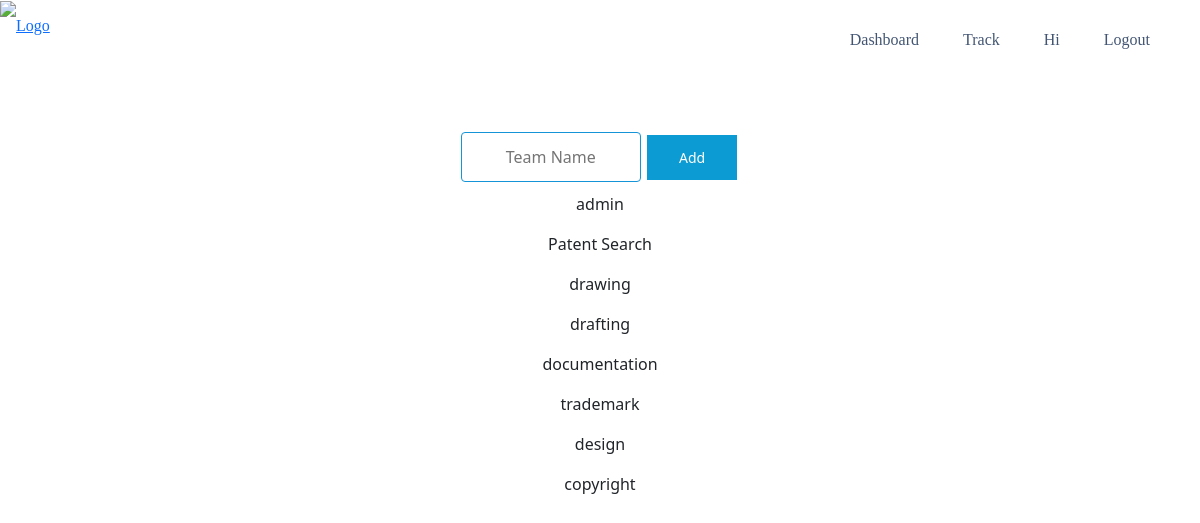
/user/team, run on the app's committed database.
### login/models.py (models this page shows, shortened)
class TeamModels(models.Model):
    team = models.CharField(max_length=30)

### login/views.py (the view)
# urls.py: path('team', views.team, name='user/team'),
def team(r):
    c = models.TeamModels.objects.all()
    if r.method == 'POST':
        team = r.POST['team']
        models.TeamModels(team=team).save()
    return render(r, 'user/team.html', {'c': c})

### templates/user/team.html (shortened to what this page needs)
<!DOCTYPE html>
<html lang="en">
<head>
</head>
<body>
{% include 'navigation/topnavbar.html' %}
<center>
    <br><br>
<form method="post" action="team">
    <input type="text" name="team"  placeholder="Team Name" style="text-align:center;" >
    <button type="submit" class="button">Add</button>
</form>
    {% for i in c %}
    <p style="font-size:16px;">{{i.team}}</p>
    {% endfor %}
</center>
</body>
</html>

### templates/user/team.html (style rules this page uses)
.button { background-color: #0d9bd3; border: none; color: white; padding: 12px 32px; text-align: center; text-decoration: none; display: inline-block; font-size: 14px; margin: 4px 2px; transition-duration: 0.4s; cursor: pointer; position: relative; }
input[type=text], select { width: 15%; padding: 12px 10px; margin: 10px 0; display: inline-block; border: 1px solid #ccc; border-radius: 4px; border-color: #1694d8; box-sizing: border-box; color:#1694d8; }

### data on the page
TeamModels: team "admin"
TeamModels: team "Patent Search"
TeamModels: team "drawing"
TeamModels: team "drafting"
TeamModels: team "documentation"
TeamModels: team "trademark"
TeamModels: team "design"
TeamModels: team "copyright"
